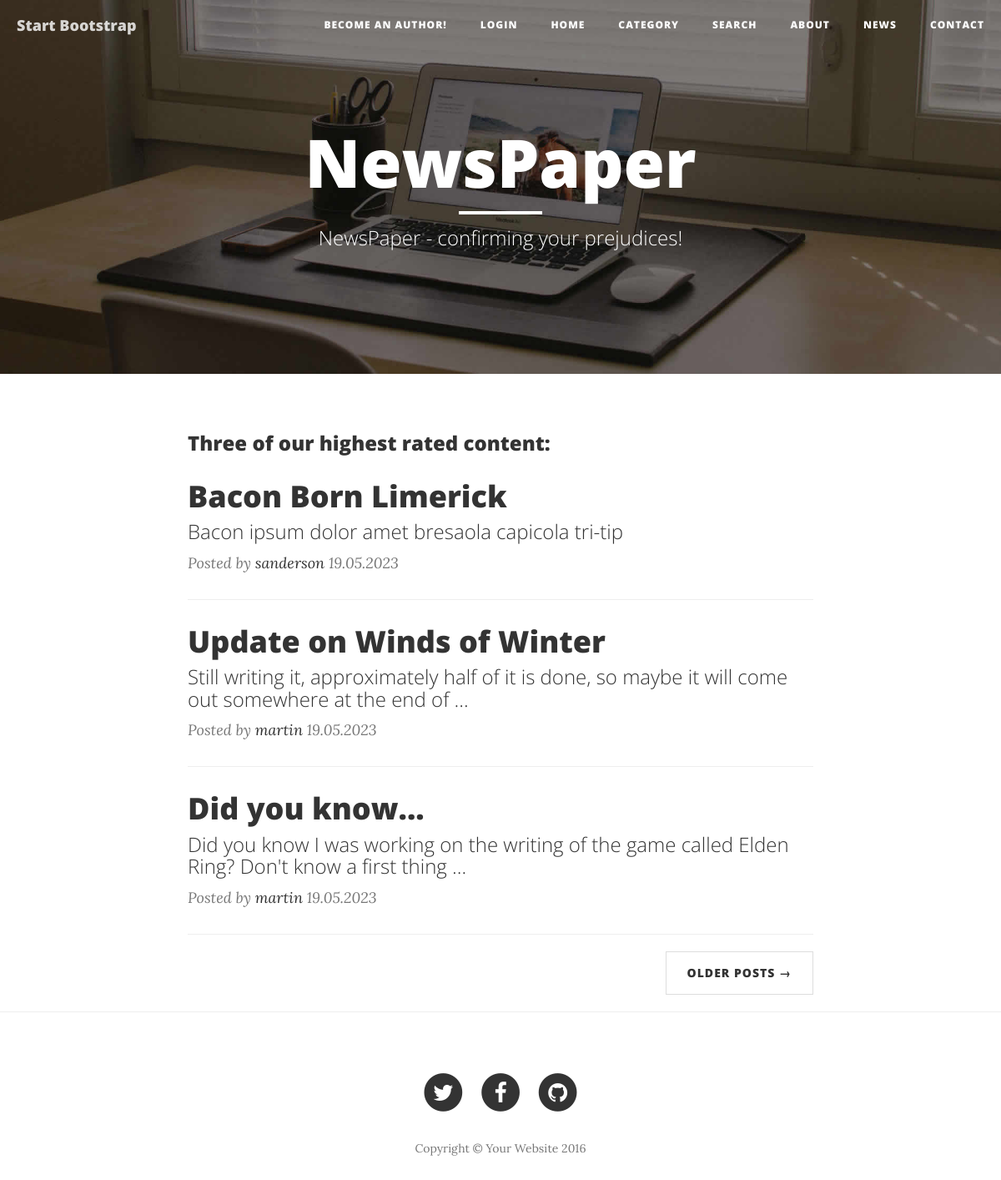
The app's page /, older data.
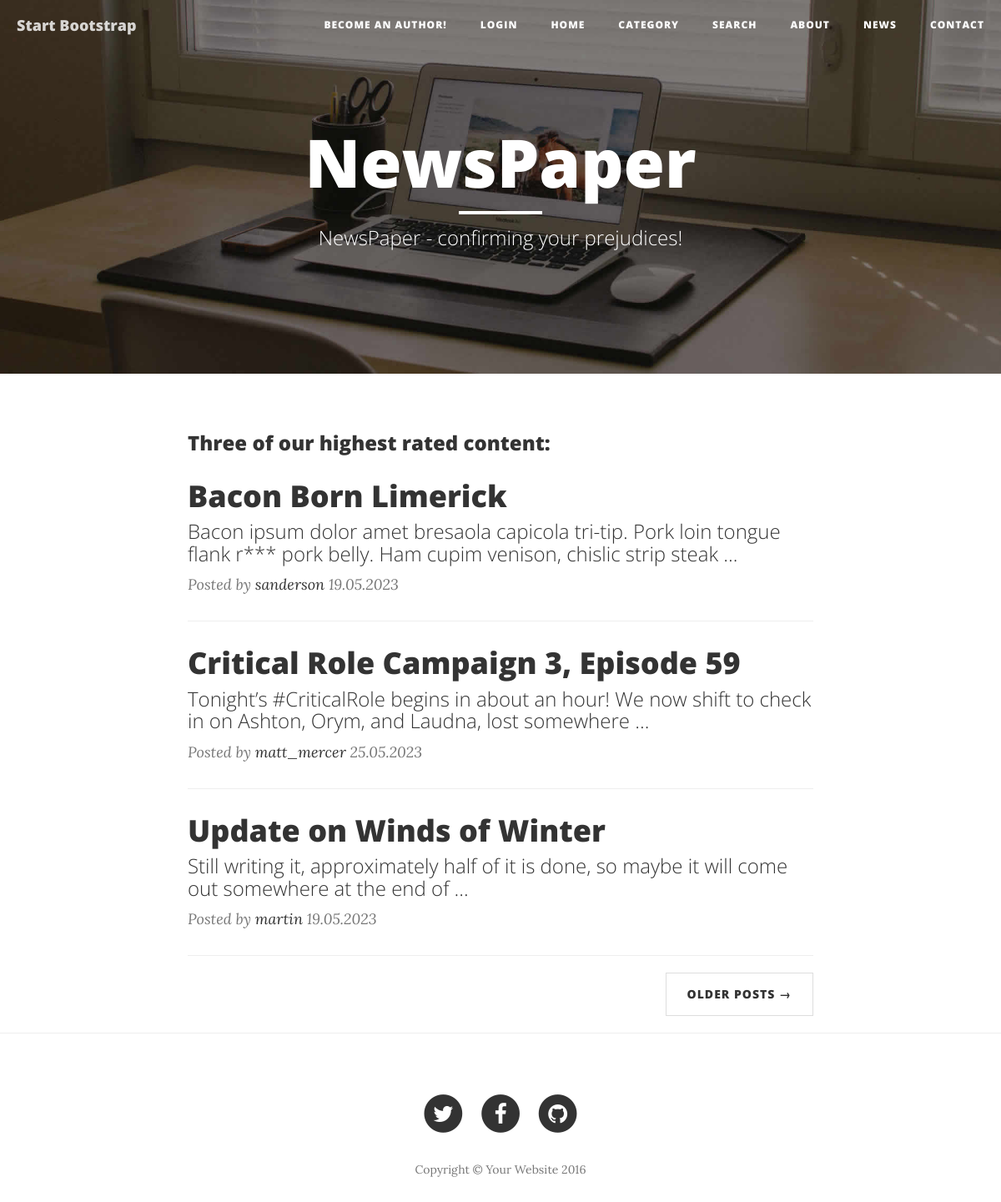
The same page, newer data.
### news/models.py (models this page shows, shortened)
class Post(models.Model):
    author = models.ForeignKey(Author, on_delete=models.CASCADE)
    type = models.CharField(max_length=1, choices=POST_TYPE)
    publication_date = models.DateField(auto_now_add = True)
    title = models.CharField(max_length=100)
    content = models.TextField()
    rating = models.IntegerField(default = 0)
    category = models.ManyToManyField(Category, through='PostCategory')

class Author(models.Model):
    user = models.OneToOneField(User, on_delete=models.CASCADE)
    rating = models.IntegerField(default = 0)

### news/views.py (the view)
# urls.py: path('', PostsList.as_view()),
class PostsList(ListView):
    model = Post
    template_name = 'flatpages/index.html'
    context_object_name = 'posts_list'
    def get_queryset(self, *args, **kwargs):
        qs = super(PostsList, self).get_queryset(*args, **kwargs)
        qs = qs.order_by("-rating")
        qs = qs.all()[:3]
        return qs

### news/templatetags/custom_filters.py (called while the page is built)
@register.filter()
def censor(value):
    if not isinstance(value, str):
        raise ValueError("Filter *censor* only operates with str type, not", type(value))
    text = value.lower() # using extra variable to keep original register... original
    for word in BLACKLIST:
        i = 0
        while i < 100:
            i += 1
            cursor = text.find(word) # if none found, returns -1, else - returns the position of first character
            if cursor != -1:
                censored_word = "*" * (len(word) - 1) # asterisks without first letter
                value = censored_word.join([value[:cursor + 1], value[cursor + len(word):]])
                text = value.lower()
            else:
                break
    return value

### news/templatetags/custom_tags.py (called while the page is built)
@register.filter('in_group')
def in_group(user, group_name):
    return user.groups.filter(name=group_name).exists()

### templates/flatpages/index.html
{% extends 'flatpages/default.html' %}
{% load custom_filters %}
{% block title %}
NewsPaper
{% endblock title %}
{% block undertitle %}
NewsPaper - confirming your prejudices!
{% endblock undertitle %}
{% block content %}
<div class="container">
    <div class="row">
        <div class="col-lg-8 col-lg-offset-2 col-md-10 col-md-offset-1">
            <h3>Three of our highest rated content: </h3>
            {% for post in posts_list %}
                <div class="post-preview">
                    <a href="http://127.0.0.1:8000/news/{{ post.pk }}">
                        <h2 class="post-title">
                            {{ post.title|censor }}
                        </h2>
                        <h3 class="post-subtitle">
                            {{ post.content|truncatewords:20|censor }}
                        </h3>
                    </a>
                    <p class="post-meta">
                        Posted by <a href="#">{{ post.author.user.username }}</a>
                        {{ post.publication_date|date:'d.m.Y' }}
                    </p>
                </div>
                <hr>
            {% empty %}
                <h1>No news, yet! Hold on</h1>
                <hr>
            {% endfor %}
            <ul class="pager">
                <li class="next">
                    <a href="#">Older Posts &rarr;</a>
                </li>
            </ul>
        </div>
    </div>
</div>
{% endblock content %}

### templates/flatpages/default.html (shortened to what this page needs)
<!DOCTYPE html>
<html lang="en">
<head>
    {% load static %}
    {% load custom_tags %}
    <link href="{% static 'vendor/bootstrap/css/bootstrap.min.css' %}" rel="stylesheet">
    <link href="{% static 'css/clean-blog.min.css' %}" rel="stylesheet">
    <link href="{% static 'vendor/font-awesome/css/font-awesome.min.css' %}" rel="stylesheet" type="text/css">
</head>
<body>
    <nav class="navbar navbar-default navbar-custom navbar-fixed-top">
        <div class="container-fluid">
            <div class="navbar-header page-scroll">
                <a class="navbar-brand" href="index.html">Start Bootstrap</a>
            </div>
            <div class="collapse navbar-collapse" id="bs-example-navbar-collapse-1">
                <ul class="nav navbar-nav navbar-right">
                    {% if not request.user|in_group:"authors" %}
                        <li>
                            <a href="http://127.0.0.1:8000/news/makeauthor">Become an author!</a>
                        </li>
                    {% endif %}
                    {% if not request.user.is_authenticated %}
                        <li>
                            <a href="http://127.0.0.1:8000/accounts/login">Login</a>
                        </li>
                    {% endif %}
                    <li>
                        <a href="http://127.0.0.1:8000/">Home</a>
                    </li>
                    <li>
                        <a href="http://127.0.0.1:8000/news/category/">Category</a>
                    </li>
                    <li>
                        <a href="http://127.0.0.1:8000/news/search">Search</a>
                    </li>
                    <li>
                        <a href="http://127.0.0.1:8000/about/">About</a>
                    </li>
                    <li>
                        <a href="http://127.0.0.1:8000/news/">News</a>
                    </li>
                    <li>
                        <a href="http://127.0.0.1:8000/contact/">Contact</a>
                    </li>
                </ul>
            </div>
        </div>
    </nav>
    <header class="intro-header" style="background-image: url({% static 'img/home-bg.jpg' %})">
        <div class="container">
            <div class="row">
                <div class="col-lg-8 col-lg-offset-2 col-md-10 col-md-offset-1">
                    <div class="site-heading">
                        <h1>{% block title %}{% endblock title %}</h1>
                        <hr class="small">
                        <span class="subheading">
                            {% block undertitle %}{% endblock undertitle %}
                        </span>
                    </div>
                </div>
            </div>
        </div>
    </header>
    {% block content %}
    {% endblock content %}
    <hr>
    <footer>
        <div class="container">
            <div class="row">
                <div class="col-lg-8 col-lg-offset-2 col-md-10 col-md-offset-1">
                    <ul class="list-inline text-center">
                        <li>
                            <a href="#">
                                <span class="fa-stack fa-lg">
                                    <i class="fa fa-circle fa-stack-2x"></i>
                                    <i class="fa fa-twitter fa-stack-1x fa-inverse"></i>
                                </span>
                            </a>
                        </li>
                        <li>
                            <a href="#">
                                <span class="fa-stack fa-lg">
                                    <i class="fa fa-circle fa-stack-2x"></i>
                                    <i class="fa fa-facebook fa-stack-1x fa-inverse"></i>
                                </span>
                            </a>
                        </li>
                        <li>
                            <a href="#">
                                <span class="fa-stack fa-lg">
                                    <i class="fa fa-circle fa-stack-2x"></i>
                                    <i class="fa fa-github fa-stack-1x fa-inverse"></i>
                                </span>
                            </a>
                        </li>
                    </ul>
                    <p class="copyright text-muted">Copyright &copy; Your Website 2016</p>
                </div>
            </div>
        </div>
    </footer>
</body>
</html>

Row changes from the older to the newer data that the page shows:
no longer on this page (row unchanged): Post: title|censor "Did you know...", content|censor "Did you know I was working on the writing of the game called Elden Ring? Don't know a first thing …", author.user.username "martin", publication_date "19.05.2023"
changed Post "Bacon Born Limerick": content|censor "Bacon ipsum dolor amet bresaola capicola tri-tip" → "Bacon ipsum dolor amet bresaola capicola tri-tip. Pork loin tongue flank r*** pork belly. Ham cupim venison, chislic strip steak …"
added Post: title|censor "Critical Role Campaign 3, Episode 59", content|censor "Tonight’s #CriticalRole begins in about an hour! We now shift to check in on Ashton, Orym, and Laudna, lost somewhere …", author.user.username "matt_mercer", publication_date "25.05.2023"
